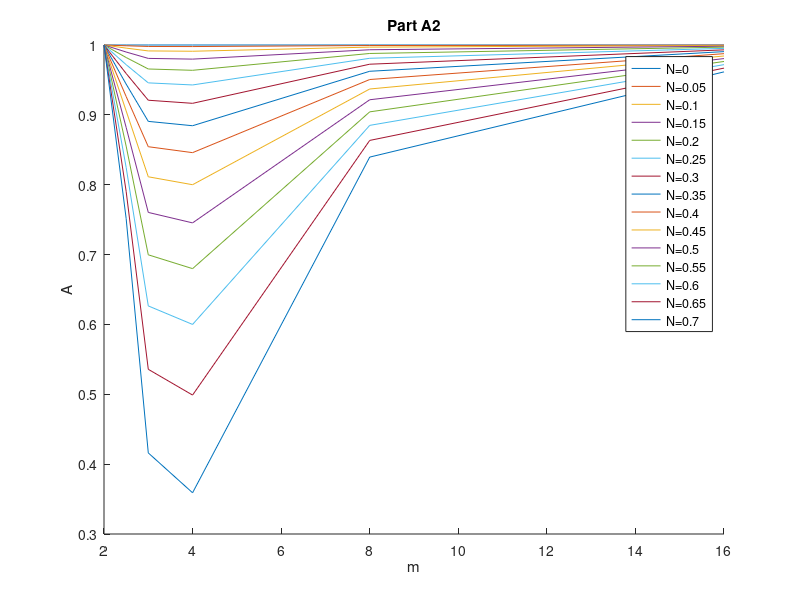

The MATLAB script that drew this image:
clear all
close all
%% Part A1
% finding the maximum value of the denominator
x = linspace(0,2*pi,360);
f = 8.*sin(x) - sin(2*x);
[M, I] = max(f);

%% Part B3 - not working
a = cos(2.*x);
b = sin(x);
c = sin(3.*x);
[Ma, Ia] = max(a);
[Mb, Ib] = max(b);
[Mc, Ic] = max(c);

d = a+b+c;
[Md, Id] = max(d);
e = cos(2*2.6924);
% print(e)
% print(sin(2.6924))
% print(sin(3*2.6924))

%% Part A2
Cr = 0:0.05:0.73;
legendCell = cellstr(num2str(Cr', 'N=%-d'));

m = [2, 2.5, 3, 4, 8, 16];
A_matrix = zeros(length(Cr),length(m));

for i = 1:length(Cr)
    A = sqrt((-(Cr(i)^2)/36).*(8.*sin(2*pi./m) - sin(2*2*pi./m)).^2 + 1);
    A_matrix(i,:) = A; 
end


hold on
for j=1:length(Cr)
    plot(m,A_matrix(j,:))
    xlabel('m');
    ylabel('A');
    legend(legendCell);
    title('Part A2')
end

%% Part B3 WRONG
I = 1/16;
II = (sin(x).^2)/4;
III = (sin(x).^4)/3;
IV = (151/224).*(sin(x).^2);
V = (89/56).*(sin(x).^4);
VI = (16/576).*(sin(x).^6);

f2 = sqrt((I+II+III)/(IV+V+VI));
[M2, I2] = max(f2);

%% Part B3 take 2

f3 = sqrt(3./(sin(x).^2));
[M3, I3] = min(f3);
